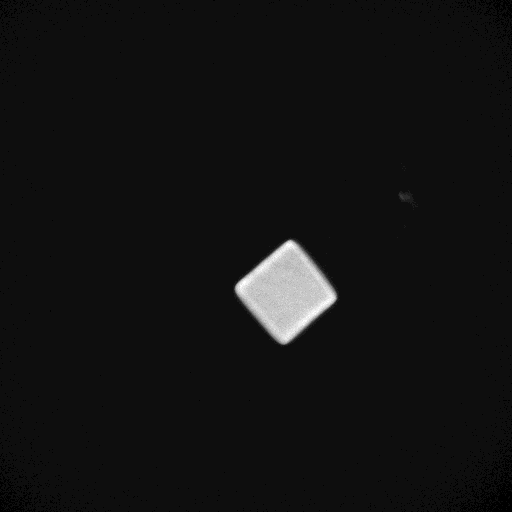
#> input picture Supplemental protocols and data/Data/SI Figure 20/11-02-22-Figure S20/Analyzed/Collected gels/atto_1.tif, 512 x 512 px
$ python image_analyzer_figS20.py
#> lines starting #> are read from the running program, lines starting #| are printed output that depends on the picture
# -*- coding: utf-8 -*-
"""
Created on Fri Sep 30 09:56:28 2022

@author: rmish
"""

import skimage
import os
import matplotlib.pyplot as plt
import numpy as np
from matplotlib.colors import LinearSegmentedColormap

import matplotlib.pyplot as plt
from skimage import data
from skimage import color
from skimage import img_as_float
import cv2

def hextorgb(hx):
    return tuple(int(hx[i:i+2], 16) for i in (0, 2, 4))

def colormapgenerator(list_colors,label = 'mylist', bins = 100):
    cmaps = LinearSegmentedColormap.from_list(
        label,
        list_colors,
        N = 100)
    return cmaps

def automatic_brightness_and_contrast(image, clip_hist_percent=3):
    # gray = cv2.cvtColor(image, cv2.COLOR_BGR2GRAY)
    gray = image

    # Calculate grayscale histogram
    hist = cv2.calcHist([gray],[0],None,[65536],[0,65536])
    hist_size = len(hist)

    # Calculate cumulative distribution from the histogram
    accumulator = []
    accumulator.append(float(hist[0]))
    for index in range(1, hist_size):
        accumulator.append(accumulator[index -1] + float(hist[index]))

    # Locate points to clip
    maximum = accumulator[-1]
    clip_hist_percent *= (maximum/100.0)
    clip_hist_percent /= 2.0

    # Locate left cut
    minimum_gray = 0
    while accumulator[minimum_gray] < clip_hist_percent:
        minimum_gray += 1

    # Locate right cut
    maximum_gray = hist_size -1
    while accumulator[maximum_gray] >= (maximum - clip_hist_percent):
        maximum_gray -= 1

    # Calculate alpha and beta values
    alpha = 255 / (maximum_gray - minimum_gray)
    beta = -minimum_gray * alpha

    '''
    # Calculate new histogram with desired range and show histogram
    new_hist = cv2.calcHist([gray],[0],None,[256],[minimum_gray,maximum_gray])
    plt.plot(hist)
    plt.plot(new_hist)
    plt.xlim([0,256])
    plt.show()
    '''

    auto_result = cv2.convertScaleAbs(image, alpha=alpha, beta=beta)
    return (auto_result, alpha, beta)

#%%define colors
ab=0
afact = 1
bfact = 1

rc='ed2024'
redc = hextorgb(rc)
red = tuple(ti/255 for ti in redc)

gc='2ca02cf'
greenc = hextorgb(gc)
green = tuple(ti/255 for ti in greenc)

bc = '0084FF'
bluec = hextorgb(bc)
blue = tuple(ti/255 for ti in bluec)

list_colors = [(0, 0, 0,ab),
               red]
red = colormapgenerator(list_colors)
list_colors = [(0, 0, 0,ab),
               green]
green = colormapgenerator(list_colors)
list_colors = [(0, 0, 0,ab),
               blue]
blue = colormapgenerator(list_colors)

#%%load images

g1 = skimage.io.imread('atto_1.tif')
#> g1 is the input picture: shape (512, 512) uint16; min 1686, max 6359, mean 1961.4
b1 = skimage.io.imread('cy3_1.tif')
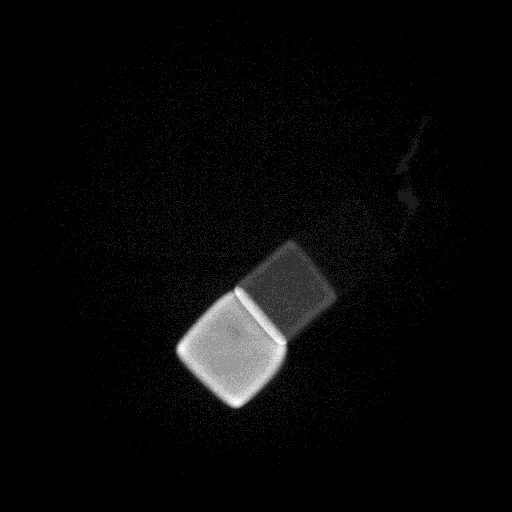
#> input picture Supplemental protocols and data/Data/SI Figure 20/11-02-22-Figure S20/Analyzed/Collected gels/cy3_1.tif, 512 x 512 px
#> b1 is the input picture: shape (512, 512) uint16; min 1602, max 4344, mean 1804.2
r1 = skimage.io.imread('tye_1.tif')
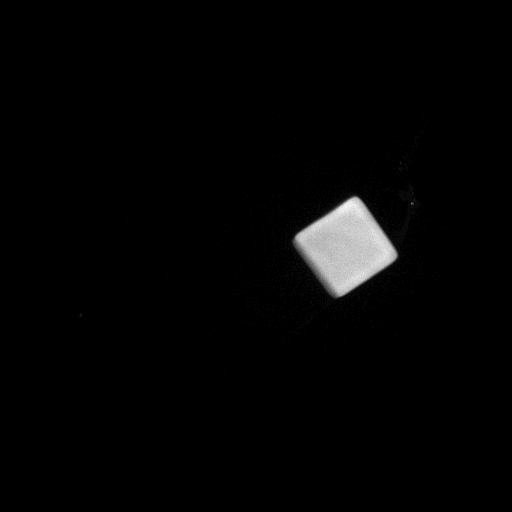
#> input picture Supplemental protocols and data/Data/SI Figure 20/11-02-22-Figure S20/Analyzed/Collected gels/tye_1.tif, 512 x 512 px
#> r1 is the input picture: shape (512, 512) uint16; min 1596, max 8232, mean 1839.4
g2 = skimage.io.imread('atto_2.tif')
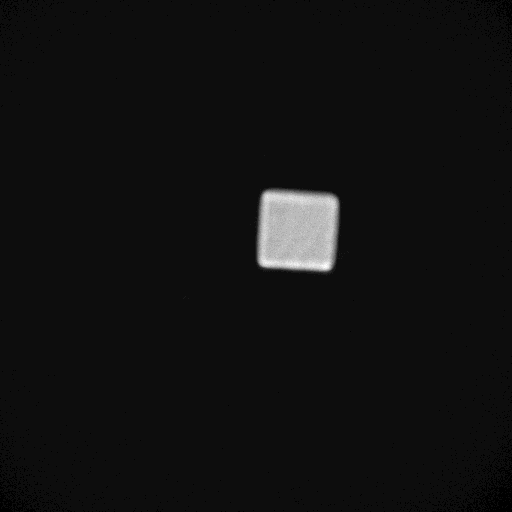
#> input picture Supplemental protocols and data/Data/SI Figure 20/11-02-22-Figure S20/Analyzed/Collected gels/atto_2.tif, 512 x 512 px
#> g2 is the input picture: shape (512, 512) uint16; min 1686, max 6608, mean 1960.4
b2 = skimage.io.imread('cy3_2.tif')
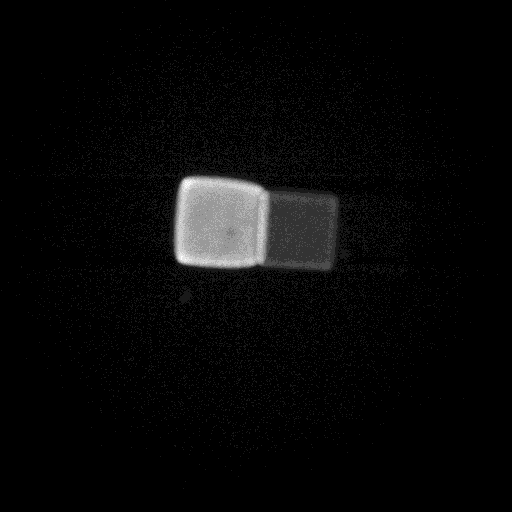
#> input picture Supplemental protocols and data/Data/SI Figure 20/11-02-22-Figure S20/Analyzed/Collected gels/cy3_2.tif, 512 x 512 px
#> b2 is the input picture: shape (512, 512) uint16; min 1593, max 4245, mean 1803
r2 = skimage.io.imread('tye_2.tif')
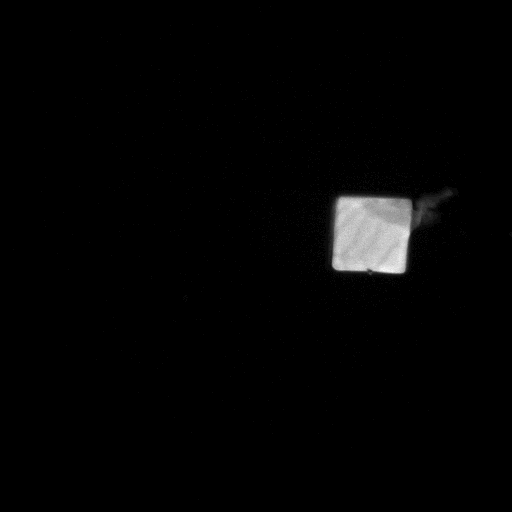
#> input picture Supplemental protocols and data/Data/SI Figure 20/11-02-22-Figure S20/Analyzed/Collected gels/tye_2.tif, 512 x 512 px
#> r2 is the input picture: shape (512, 512) uint16; min 1598, max 7425, mean 1819.6


#%%
plt.figure()
plt.style.use('dark_background')

filler, alpha, beta =automatic_brightness_and_contrast(b2)
#> in automatic_brightness_and_contrast, `hist_size = len(hist)`: hist_size = 65536
#> after the loop in automatic_brightness_and_contrast, `for index in range(1, hist_size):`: accumulator = 65536 items
#> in automatic_brightness_and_contrast, `maximum = accumulator[-1]`: maximum = 262144
#> in automatic_brightness_and_contrast, `clip_hist_percent *= (maximum/100.0)`: clip_hist_percent = 7864.3
#> in automatic_brightness_and_contrast, `clip_hist_percent /= 2.0`: clip_hist_percent = 3932.2
#> after the loop in automatic_brightness_and_contrast, `while accumulator[minimum_gray] < clip_hist_percent:`: minimum_gray = 1662
#> in automatic_brightness_and_contrast, `maximum_gray = hist_size -1`: maximum_gray = 65535
#> the loop in automatic_brightness_and_contrast, `while accumulator[maximum_gray] >= (maximum - clip_hist_percent):` made 62199 passes
#> maximum_gray on passes 1 to 3: 65534, 65533, 65532
#> after the loop in automatic_brightness_and_contrast, `while accumulator[maximum_gray] >= (maximum - clip_hist_percent):`: maximum_gray = 3336
#> in automatic_brightness_and_contrast, `alpha = 255 / (maximum_gray - minimum_gray)`: alpha = 0.152
#> in automatic_brightness_and_contrast, `beta = -minimum_gray * alpha`: beta = -253.2
#> alpha = 0.152; beta = -253.2
bnorm = cv2.convertScaleAbs(b2, alpha=alpha*afact, beta=beta*bfact)
plt.imshow(bnorm, cmap = blue)

filler, alpha, beta =automatic_brightness_and_contrast(r2)
#> the loop in automatic_brightness_and_contrast (call 2), `while accumulator[maximum_gray] >= (maximum - clip_hist_percent):` made 59744 passes
#> alpha = 0.0617; beta = -102.6
rnorm = cv2.convertScaleAbs(r2, alpha=alpha*afact, beta=beta*bfact)
plt.imshow(rnorm, cmap = red)

filler, alpha, beta =automatic_brightness_and_contrast(g2)
#> alpha = 0.0754; beta = -135.3
gnorm = cv2.convertScaleAbs(g2, alpha=alpha*afact, beta=beta*bfact)
plt.imshow(gnorm, cmap = green)
plt.axis('off')
plt.savefig('gel2.svg')

#%%
plt.figure()
plt.style.use('dark_background')

filler, alpha, beta =automatic_brightness_and_contrast(b1)
#> alpha = 0.149; beta = -248.1
bnorm = cv2.convertScaleAbs(b1, alpha=alpha*afact, beta=beta*bfact)
plt.imshow(bnorm, cmap = blue)

filler, alpha, beta =automatic_brightness_and_contrast(r1)
#> in automatic_brightness_and_contrast (call 5), `clip_hist_percent *= (maximum/100.0)`: clip_hist_percent = 7864.3
#> in automatic_brightness_and_contrast (call 5), `clip_hist_percent /= 2.0`: clip_hist_percent = 3932.2
#> after the loop in automatic_brightness_and_contrast (call 5), `while accumulator[minimum_gray] < clip_hist_percent:`: minimum_gray = 1658
#> in automatic_brightness_and_contrast (call 5), `maximum_gray = hist_size -1`: maximum_gray = 65535
#> the loop in automatic_brightness_and_contrast (call 5), `while accumulator[maximum_gray] >= (maximum - clip_hist_percent):` made 58822 passes
#> after the loop in automatic_brightness_and_contrast (call 5), `while accumulator[maximum_gray] >= (maximum - clip_hist_percent):`: maximum_gray = 6713
#> in automatic_brightness_and_contrast (call 5), `alpha = 255 / (maximum_gray - minimum_gray)`: alpha = 0.0504
#> in automatic_brightness_and_contrast (call 5), `beta = -minimum_gray * alpha`: beta = -83.64
#> in automatic_brightness_and_contrast (call 5), `auto_result = cv2.convertScaleAbs(image, alpha=alpha, beta=beta)`:
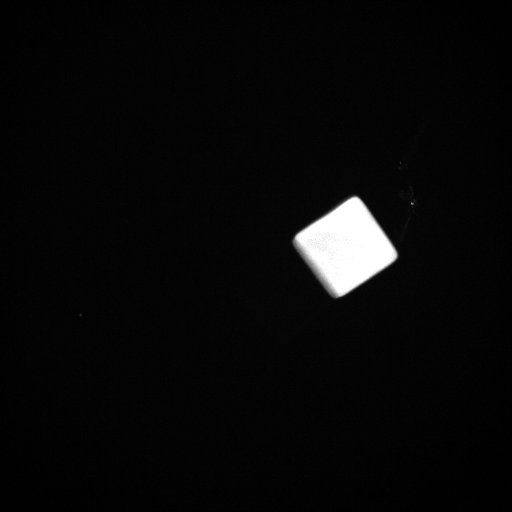
#> auto_result: shape (512, 512); min 0, max 255, mean 8.9
#> alpha = 0.0504; beta = -83.64
rnorm = cv2.convertScaleAbs(r1, alpha=alpha*afact, beta=beta*bfact)
plt.imshow(rnorm, cmap = red)

filler, alpha, beta =automatic_brightness_and_contrast(g1)
#> in automatic_brightness_and_contrast (call 6), `clip_hist_percent *= (maximum/100.0)`: clip_hist_percent = 7864.3
#> in automatic_brightness_and_contrast (call 6), `clip_hist_percent /= 2.0`: clip_hist_percent = 3932.2
#> in automatic_brightness_and_contrast (call 6), `auto_result = cv2.convertScaleAbs(image, alpha=alpha, beta=beta)`:
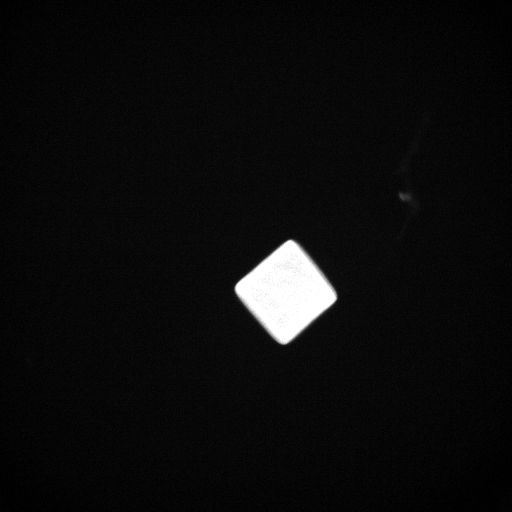
#> auto_result: shape (512, 512); min 0, max 255, mean 12.4
gnorm = cv2.convertScaleAbs(g1, alpha=alpha*afact, beta=beta*bfact)
plt.imshow(gnorm, cmap = green)
plt.axis('off')
plt.savefig('gel1.svg')

# [123 lines of commented-out code are left out]
